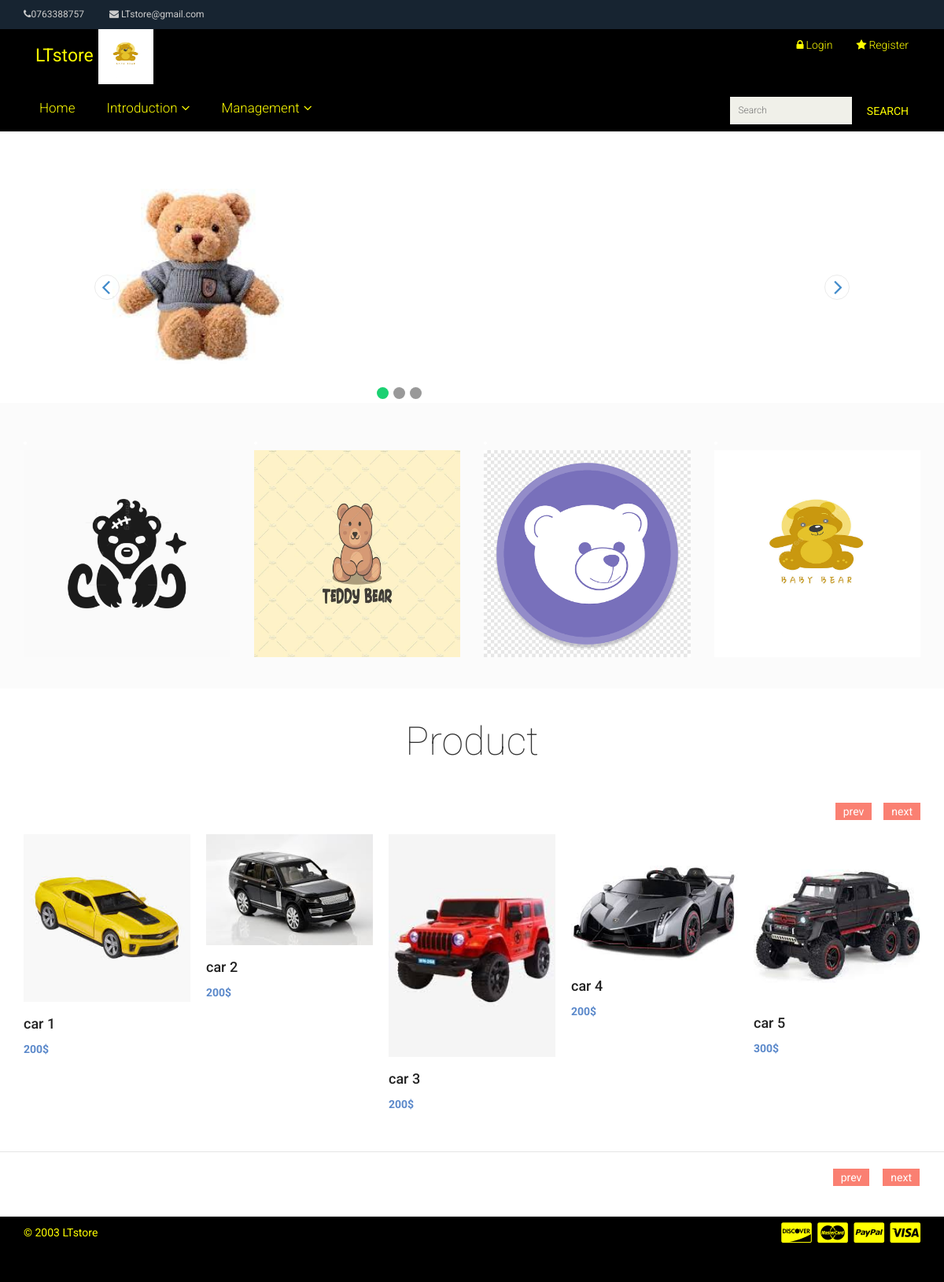
The page / on the database its author committed.
### tables this page shows
CREATE TABLE `product` (
  `Product_ID` varchar(10) NOT NULL,
  `Product_Name` varchar(30) NOT NULL,
  `Price` bigint(20) NOT NULL,
  `oldPrice` decimal(12,2) NOT NULL,
  `SmallDesc` varchar(1000) NOT NULL,
  `DetailDesc` text NOT NULL,
  `ProDate` datetime NOT NULL,
  `Pro_qty` int(11) NOT NULL,
  `Pro_image` varchar(200) NOT NULL,
  `Cat_ID` varchar(10) NOT NULL
);

### Content.php (the view, shortened to what this page needs)
<?php
include_once("connection.php");
?>
     <div class="slider-area">
<div class="block-slider block-slider4">
    <ul class="" id="bxslider-home4">
        <li>
            <img src="images/tải xuống (1).jpg" alt="Slide">
        </li>
    </ul>
</div>
    </div>
    <div class="promo-area">
        <div class="container">
            <div class="row">
                <div class="col-md-3 col-sm-6">
                        <li>
						<img src="images/imageedit_6_5276546895.png" alt="Slide">
					</li>
                    </div>
                <div class="col-md-3 col-sm-6">
                    <li>
						<img src="images/8c8c29d54d396c70c9502d24fc57b2ae.jpg" alt="Slide">
					</li>
                </div>
                <div class="col-md-3 col-sm-6">
                        <li>
						<img src="images/png-clipart-button-ui-app-one-purple-and-white-teddy-bear-logo.png" alt="Slide">
					</li>
                    </div>
                    <div class="col-md-3 col-sm-6">
                        <li>
						<img src="images/pngtree-teddy-bear-logo-vector-material-teddy-bear-logo-template-download-teddy-png-image_4902741.jpg" alt="Slide">
					</li>
                    </div>
                    </div>
                </div>
            </div>
    <div class="maincontent-area">
        <div class="container">
            <div class="row">
                <div class="col-md-12">
                    <div class="latest-product">
                        <h2 class="section-title">Product</h2>
                        <div class="product-carousel">
                           <?php
		  				   	$result = mysqli_query($conn, "SELECT * FROM product" );
			                while($row = mysqli_fetch_array($result, MYSQLI_ASSOC)){
				            ?>
                            <div class="single-product">
                                <div class="product-f-image">
                                    <img src="product-imgs/<?php echo $row['Pro_image']?>" width="150" height="150">
                                </div>
                                <h2><a href="?page=details&&id=<?php echo  $row['Product_ID']?>"><?php echo  $row['Product_Name']?></a></h2>
                                <div class="product-carousel-price">
                                    <ins><?php echo  $row['Price']?>$</ins> <del>
                                </div>
                            </div>
                <?php
				}
				?>
                        </div>
                    </div>
                </div>
            </div>
        </div>
    </div>
    <div class="brands-area">
        <div class="container">
            <div class="row">
                <div class="col-md-12">
                    <div class="brand-wrapper">
                        <div class="brand-list">
                        </div>
                    </div>
                </div>
            </div>
        </div>
    </div>

### index.php (shortened to what this page needs)
<!DOCTYPE html>
<html lang="en">
  <head>
    <link rel="stylesheet" href="css/bootstrap.min.css">
    <link rel="stylesheet" href="css/font-awesome.min.css">
    <link rel="stylesheet" href="css/owl.carousel.css">
    <link rel="stylesheet" href="style.css">
    <link rel="stylesheet" href="css/responsive.css">
    <link href="csseshop/bootstrap.min.css" rel="stylesheet">
    <link href="csseshop/font-awesome.min.css" rel="stylesheet">
    <link href="csseshop/prettyPhoto.css" rel="stylesheet">
    <link href="csseshop/price-range.css" rel="stylesheet">
    <link href="csseshop/animate.css" rel="stylesheet">
	<link href="csseshop/main.css" rel="stylesheet">
	<link href="csseshop/responsive.css" rel="stylesheet">
    <link href="css/salomon.css" rel="stylesheet">
  </head>
  <body>
  <?php
    include_once("connection.php");
  ?>
   <header id="header">
		<div class="header_top">
			<div class="container">
				<div class="row">
					<div class="col-sm-6">
						<div class="contactinfo">
							<ul class="nav nav-pills">
								<li><a href="#"><i class="fa fa-phone"></i>0763388757</a></li>
								<li><a href="#"><i class="fa fa-envelope"></i> LTstore@gmail.com</a></li>
							</ul>
						</div>
					</div>
				</div>
			</div>
		</div>
		<div class="header-middle" style="background-color:black">
			<div class="container" >
				<div>
					<div class="col-sm-6" >
						<div class="logo pull-left" >
                            <a href="index.php" style="background-color:black;color:yellow">LTstore
                            <img src="images/pngtree-teddy-bear-logo-vector-material-teddy-bear-logo-template-download-teddy-png-image_4902741.jpg" width="70" height="70"></a>
						</div>
					</div>
					<div class="col-sm-6">
						<div class="shop-menu pull-right">
							<ul class="nav navbar-nav" >
                                <?php
                                if(isset($_SESSION['us']) && $_SESSION['us'] != ""){
                                ?>
                                <li><a style="background-color:black;color:yellow" href="?page=update_customer"><i class="fa fa-lock"></i>Hi, <?php echo $_SESSION['us']?></a></li>
                                <li><a href="?page=logout" style="background-color:black;color:yellow"><i class="fa fa-crossharis"></i>Logout</a></li>
                                <?php
                                }
                                else
                                {
                                ?>
                                <li><a href="?page=login" style="background-color:black;color:yellow">
                                <i class="fa fa-lock"></i>Login</a></li>
                                <li><a href="?page=register" style="background-color:black;color:yellow">
                                <i class="fa fa-star"></i>Register</a></li>
                                <?php } ?>
							</ul>
						</div>
					</div>
				</div>
			</div>
		</div>
		<div class="header-bottom" style="background-color:black;color:yellow">
			<div class="container">
				<div class="row">
					<div class="col-sm-9">
						<div class="mainmenu pull-left">
							<ul class="nav navbar-nav collapse navbar-collapse">
								<li><a href="index.php" style="background-color:black;color:yellow" class="active">Home</a></li>
								<li class="dropdown"><a href="#" style="background-color:black;color:yellow">Introduction<i class="fa fa-angle-down"></i></a>
                                </li>
								<li class="dropdown"><a href="#" style="background-color:black;color:yellow">Management<i class="fa fa-angle-down"></i></a>
                                </li>
							</ul>
						</div>
					</div>
					<div class="col-sm-3">
						<div class="search_box pull-right">
                        <form class="d-flex" method="POST" action="?page=Search">
                                <input name="txtSearch" class="border border-3 border-top-0 border-start-0 border-end-0" type="text" placeholder="Search" aria-label="Search" style=" outline: none;">
                                <button  class="btn btn-primary" style="background-color:black;color:yellow;margin-top: 1px;" type="submit" name="btnSearch" > Search </button>
                            </form>
						</div>
					</div>
				</div>
			</div>
		</div>
	</header>
    <?php
	if(isset($_GET['page']))
    {
        $page = $_GET['page'];
        if($page=="register"){
            include_once("Register.php");
        }
        elseif($page=="history"){
            include_once("History.php");
        }
        elseif($page=="hihi"){
            include_once("hihi.php");
        }
        elseif($page=="Search"){
            include_once("Search.php");
        }
        elseif($page=="hihi"){
            include_once("hihi.php");
        }
        elseif($page=="all_product"){
            include_once("All_Product.php");
        }
        elseif($page=="cart"){
            include_once("Cart.php");
        }
        elseif($page=="login"){
            include_once("Login.php");
        }
        elseif($page=="category_management"){
            include_once("Category_Management.php");
        }
        elseif($page=="product_management"){
            include_once("Product_Management.php");
        }
        elseif($page=="add_category"){
            include_once("Add_Category.php");
        }
        elseif($page=="add_product"){
            include_once("Add_Product.php");
        }
        elseif($page=="update_category"){
            include_once("Update_Category.php");
        }
        elseif($page=="update_product"){
            include_once("Update_Product.php");
        }
        elseif($page=="update_customer"){
            include_once("Update_customer.php");
        }
        elseif($page=="logout"){
            include_once("Logout.php");
        }
        elseif($page=="details"){
            include_once("Details.php");
        }
    }
    else{
        include("Content.php");
    }
	?>
    <div class="footer-bottom-area" style="background-color:black;color:yellow">
        <div class="container">
            <div class="row">
                <div class="col-md-8">
                    <div class="copyright">
                        <p>&copy; 2003 LTstore</p>
                    </div>
                </div>
                <div class="col-md-4">
                    <div class="footer-card-icon">
                        <i class="fa fa-cc-discover"></i>
                        <i class="fa fa-cc-mastercard"></i>
                        <i class="fa fa-cc-paypal"></i>
                        <i class="fa fa-cc-visa"></i>
                    </div>
                </div>
            </div>
        </div>
    </div>
  </body>
</html>

### style.css (style rules this page uses)
img { max-width: 100%; height: auto; }
h1, h2, h3, h4, h5, h6 { margin: 0 0 15px; }
body { font-family:Arial, Helvetica, sans-serif; }
.slider-area { width:80%; position:relative; margin:0 auto; padding:5px; }
.block-slider { border:none; width: 100%; }
.block-slider ul li { list-style: none; }
.block-slider img { width: 100%; height: auto; }
.promo-area { background:#fbfbfb; color: #fff; padding: 40px 0 40px; }
.brands-area { border-top:1px solid #e5e5e5; border-bottom:1px solid #e5e5e5; color: #fff; padding: 20px 0 20px; }
.section-title { font-family: 'Roboto', sans-serif; font-size: 50px; font-weight: 100; margin-bottom: 50px; text-align: center; }
.product-f-image { position: relative; }
.product-carousel-price ins { color: #5a88ca; font-weight: 700; margin-right: 5px; text-decoration: none; }
.single-product h2 { font-size: 18px; line-height: 25px; margin-bottom: 10px; margin-top: 15px; }
.single-product h2 a { color: #222; }
.single-product { overflow: hidden; }
.product-carousel { padding-top: 40px; }
.brand-list { padding-top: 40px; }
.maincontent-area { padding-bottom: 50px; padding-top:20px; }
.footer-bottom-area { background: #000;color: #fff }
a { color: #5a88ca }
.footer-bottom-area { background: none repeat scroll 0 0 #000; color: #fff; padding-bottom: 40px; }
.footer-card-icon { font-size: 30px; text-align: right; }
.copyright > p { margin: 10px 0 0; }
input[type="text"], input[type="password"], input[type="email"], textarea { border: 1px solid #ddd; padding: 10px; }
input[type="submit"], button[type=submit], input[type="button"] { background: none repeat scroll 0 0 #5a88ca; border: medium none; color: #fff; padding: 11px 20px; text-transform: uppercase; }
input[type="submit"]:hover, button[type=submit], input[type="button"]:hover { background-color: #222 }

### css/responsive.css (style rules this page uses)
@media only screen and (min-width: 992px) and (max-width: 1280px) { input[type="submit"], button[type="submit"], [type="button"] { padding: 11px 15px; } }

### csseshop/main.css (style rules this page uses)
body { font-family: 'Roboto', sans-serif; background:; position: relative; font-weight:400px; }
ul li { list-style: none; }
a { -webkit-transition: 300ms; -moz-transition: 300ms; -o-transition: 300ms; transition: 300ms; }
h1, h2, h3, h4, h5, h6 { font-family: 'Roboto', sans-serif; }
.header_top { background: none repeat scroll 0 0 #172431; }
.contactinfo ul li:first-child { margin-left: -15px; }
.contactinfo ul li a { font-size: 12px; color: #ccc; font-family: 'Roboto', sans-serif; }
.shop-menu ul li { display:inline-block; padding-left: 15px; padding-right: 15px; }
.shop-menu ul li:last-child { padding-right: 0; }
.shop-menu ul li a { background: #FFFFFF; color: #696763; font-family: 'Roboto', sans-serif; font-size: 14px; font-weight: 300; padding:0; padding-right: 0; margin-top: 10px; }
.shop-menu ul li a i { margin-right:3px; }
.navbar-collapse.collapse { padding-left: 0; }
.mainmenu ul li { padding-right: 15px; padding-left: 15px; }
.mainmenu ul li:first-child { padding-left: 0px; }
.mainmenu ul li a { color: #696763; font-family: 'Roboto', sans-serif; font-size: 17px; font-weight: 300; padding: 0; padding-bottom: 10px; }
.mainmenu ul li a:hover, .mainmenu ul li a.active, .shop-menu ul li a.active { background:none; color:#fdb45e; }
.search_box input { background: #F0F0E9; border: medium none; color: #B2B2B2; font-family: 'roboto'; font-size: 12px; font-weight: 300; height: 35px; outline: medium none; padding-left: 10px; width: 155px; background-image: url(../images/home/searchicon.png); background-repeat: no-repeat; background-position: 130px; }
.fa-angle-down { padding-left: 5px; }
.btn.btn-primary { background:#3A5C83; border: 0 none; border-radius: 0; margin-top: 16px; }
@media (min-width: 768px) { .header-bottom { padding:0px; background-color:#172431; margin-bottom:50px; } }
@media (min-width: 768px) { .mainmenu > ul > li > a { padding:20px; color:#fff; } }
@media (min-width: 768px) { .mainmenu ul li { padding:0px; } }
@media (min-width: 768px) { .search_box { margin-top:12px; } }
.logo { font-size: 23px; }

### Content.php (style rules this page uses)
.block-slider4 { width: 765px; }
.block-slider4 img { max-width: 255px; max-height: 255px; }

### rows shown on the page
product: Pro_image (picture), Product_Name "car 1", Price "200"
product: Pro_image (picture), Product_Name "car 2", Price "200"
product: Pro_image (picture), Product_Name "car 3", Price "200"
product: Pro_image (picture), Product_Name "car 4", Price "200"
product: Pro_image (picture), Product_Name "car 5", Price "300"
